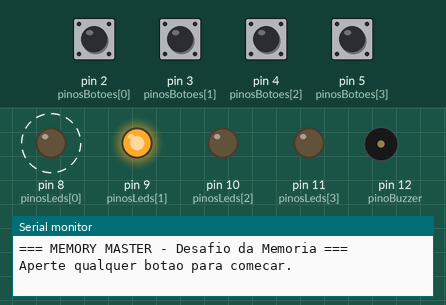
Recording of a sketch running on a simulated Arduino Uno, built with avr-gcc and run on an emulated ATmega328P. Parts: output pins drawn as LEDs (lit = HIGH), buzzer (waves = sounding), the last lines printed to the serial monitor. Dashed ring = blinking. The test bench sets the inputs (shaded band); at power-on: pin 2 (pinosBotoes[0]), pin 3 (pinosBotoes[1]), pin 4 (pinosBotoes[2]), pin 5 (pinosBotoes[3]) HIGH. Random numbers use the default seed unless the sketch sets one.

Above: at 1.26 s.
1.3 s: pin 2 (pinosBotoes[0]) pulled LOW for 0.15 s
At 3.0 s:
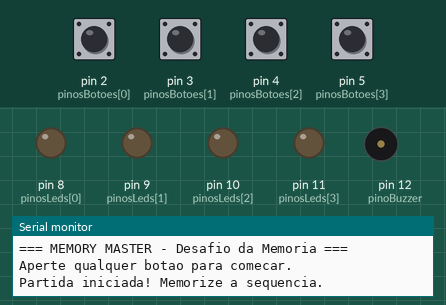
4.3 s: pin 3 (pinosBotoes[1]) pulled LOW for 0.15 s
At 4.6 s:
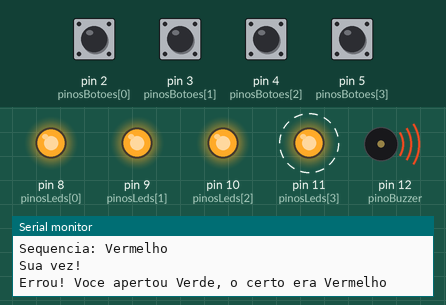
7.3 s: pin 4 (pinosBotoes[2]) pulled LOW for 0.15 s
At 9.6 s:
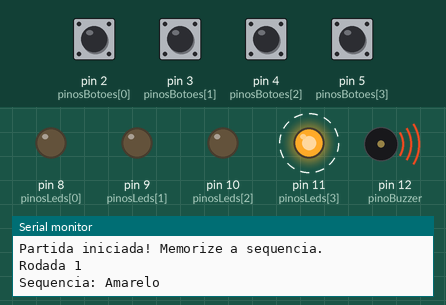
10.4 s: pin 5 (pinosBotoes[3]) pulled LOW for 0.15 s
At 12.5 s:
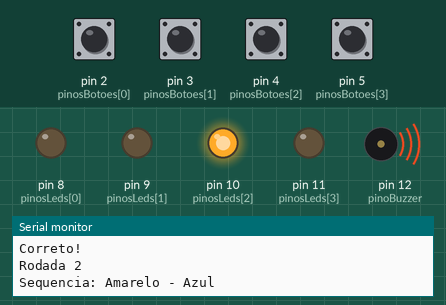
13.4 s: pin 2 (pinosBotoes[0]) pulled LOW for 1 s
At 13.8 s:
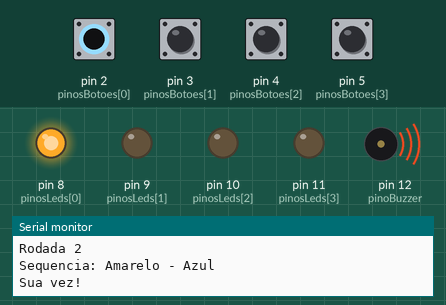
17.3 s: pin 3 (pinosBotoes[1]) pulled LOW for 1 s
At 18.57 s:
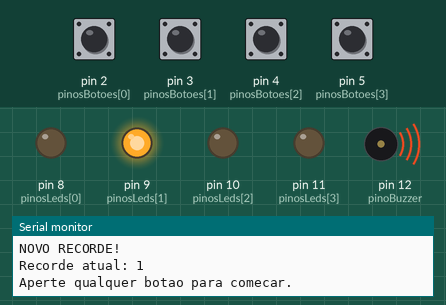
Timing chart, 0 to 22.2 s (numbered marks = the images above; inputs shaded):
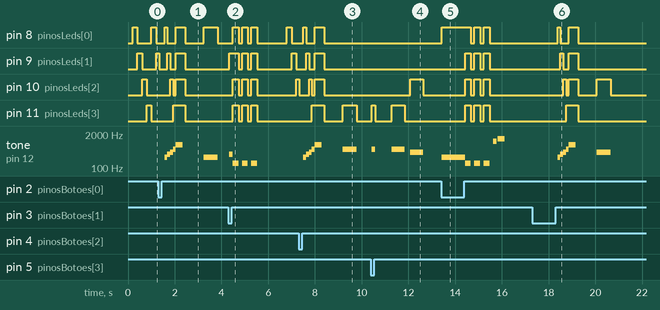

Measured:
- after the input at 1.3 s, tone on pin 12 (pinoBuzzer): plays 262 Hz for 0.12 s, 330 Hz for 0.12 s, 392 Hz for 0.12 s, 523 Hz for 0.12 s, 784 Hz for 0.30 s, 262 Hz for 0.60 s, starting after 0.27 s
- after the input at 4.3 s, pin 8 (pinosLeds[0]): LOW → HIGH after 0.18 s, → LOW 0.25 s later, → HIGH 0.15 s later, → LOW 0.25 s later, … (8 changes in this stretch); pin 9 (pinosLeds[1]): LOW → HIGH at once, → LOW 0.40 s later, → HIGH 0.15 s later, → LOW 0.25 s later, … (8 changes in this stretch)
- after the input at 7.3 s, tone on pin 12 (pinoBuzzer): plays 262 Hz for 0.12 s, 330 Hz for 0.12 s, 392 Hz for 0.12 s, 523 Hz for 0.12 s, 784 Hz for 0.30 s, 523 Hz for 0.60 s, starting after 0.21 s
- after the input at 10.4 s, pin 10 (pinosLeds[2]): LOW → HIGH after 1.7 s, → LOW 0.57 s later; pin 11 (pinosLeds[3]): LOW → HIGH at once, → LOW 0.15 s later, → HIGH 0.70 s later, → LOW 0.57 s later; tone on pin 12 (pinoBuzzer): plays 523 Hz for 0.15 s, 523 Hz for 0.57 s, 392 Hz for 0.57 s, starting at once
- after the input at 13.4 s, pin 8 (pinosLeds[0]): LOW → HIGH at once, then repeats every 0.40 s: LOW 0.15 s, HIGH 0.25 s, until it stays LOW from 15.5 s; pin 9 (pinosLeds[1]): alternates HIGH for 0.25 s and LOW for 0.15 s, 6 changes in all, then stays LOW, starting after 1.0 s
- after the input at 17.3 s, tone on pin 12 (pinoBuzzer): plays 262 Hz for 0.12 s, 330 Hz for 0.12 s, 392 Hz for 0.12 s, 523 Hz for 0.12 s, 784 Hz for 0.30 s, 392 Hz for 0.60 s, starting after 1.1 s

The sketch:

memory-master.ino
```cpp
// =====================================================================
// MEMORY MASTER — Desafio da Memória
// Jogo no estilo "Genius" para Arduino Uno R3
// Tech Arcade — Mostra de Profissões
// =====================================================================
//
// O Arduino mostra uma sequência de luzes e sons. O participante deve
// repetir a sequência apertando os botões na mesma ordem. A cada rodada
// uma nova cor é adicionada ao final e a sequência fica mais rápida.
//
// O mesmo código funciona no Tinkercad e na montagem física.
// =====================================================================

// ---------- Pinos ----------
const int NUM_CORES = 4;

// Índices: 0 = Vermelho, 1 = Verde, 2 = Azul, 3 = Amarelo
const int pinosBotoes[NUM_CORES] = {2, 3, 4, 5};
const int pinosLeds[NUM_CORES]   = {8, 9, 10, 11};
const int pinoBuzzer = 12;

// Frequência (Hz) do som de cada cor
const int tons[NUM_CORES] = {262, 330, 392, 523};  // Dó, Mi, Sol, Dó agudo

const char* nomesCores[NUM_CORES] = {"Vermelho", "Verde", "Azul", "Amarelo"};

// ---------- Configurações do jogo ----------
const int TAMANHO_MAXIMO = 32;            // Rodadas para vencer o jogo
const unsigned long TEMPO_RESPOSTA = 5000; // Tempo máximo para cada toque (ms)

const int TEMPO_ACESO_INICIAL = 600;  // Duração de cada luz na rodada 1 (ms)
const int TEMPO_ACESO_MINIMO  = 180;  // Duração mínima de cada luz (ms)
const int REDUCAO_POR_RODADA  = 35;   // Quanto a luz fica mais curta por rodada (ms)

const int PAUSA_INICIAL = 250;        // Pausa entre luzes na rodada 1 (ms)
const int PAUSA_MINIMA  = 80;         // Pausa mínima entre luzes (ms)

const int TEMPO_DEBOUNCE = 30;        // Filtro de ruído dos botões (ms)

// ---------- Estado do jogo ----------
int sequencia[TAMANHO_MAXIMO];
int rodada = 0;      // Quantidade de cores na sequência atual
int recorde = 0;     // Melhor pontuação desde que o Arduino foi ligado

// ---------- Protótipos das funções ----------
void aguardarInicio();
void jogar();
void mostrarSequencia();
bool lerRespostaJogador();
int esperarBotao(unsigned long limite);
int lerBotaoPressionado();
void esperarSoltar(int botao);
void esperarSoltarTodos();
void acenderCor(int cor, int duracao);
void apagarTodos();
void acenderTodos();
void animacaoInicio();
void fimDeJogo();
void vitoria();

// =====================================================================
void setup() {
  for (int i = 0; i < NUM_CORES; i++) {
    pinMode(pinosBotoes[i], INPUT_PULLUP);
    pinMode(pinosLeds[i], OUTPUT);
    digitalWrite(pinosLeds[i], LOW);
  }
  pinMode(pinoBuzzer, OUTPUT);

  Serial.begin(9600);
  randomSeed(analogRead(A0));  // A0 desconectado gera um valor inicial variável

  Serial.println("=== MEMORY MASTER - Desafio da Memoria ===");
}

// =====================================================================
void loop() {
  aguardarInicio();
  jogar();
}

// ---------------------------------------------------------------------
// Fica em modo de espera (luzes girando) até alguém apertar um botão.
// ---------------------------------------------------------------------
void aguardarInicio() {
  Serial.println();
  Serial.println("Aperte qualquer botao para comecar.");

  int led = 0;
  unsigned long ultimaTroca = 0;

  while (lerBotaoPressionado() == -1) {
    if (millis() - ultimaTroca >= 200) {
      apagarTodos();
      digitalWrite(pinosLeds[led], HIGH);
      led = (led + 1) % NUM_CORES;
      ultimaTroca = millis();
    }
  }

  apagarTodos();
  esperarSoltarTodos();
  animacaoInicio();
}

// ---------------------------------------------------------------------
// Uma partida completa: repete rodadas até o jogador errar ou vencer.
// ---------------------------------------------------------------------
void jogar() {
  rodada = 0;
  Serial.println("Partida iniciada! Memorize a sequencia.");
  delay(800);

  while (true) {
    // Adiciona uma nova cor ao final da sequência
    sequencia[rodada] = random(0, NUM_CORES);
    rodada++;

    Serial.print("\nRodada ");
    Serial.println(rodada);

    mostrarSequencia();

    if (!lerRespostaJogador()) {
      fimDeJogo();
      return;
    }

    if (rodada >= TAMANHO_MAXIMO) {
      vitoria();
      return;
    }

    Serial.println("Correto!");
    delay(700);  // Pequena pausa antes da próxima rodada
  }
}

// ---------------------------------------------------------------------
// Mostra a sequência. A velocidade aumenta a cada rodada.
// ---------------------------------------------------------------------
void mostrarSequencia() {
  int tempoAceso = TEMPO_ACESO_INICIAL - (rodada - 1) * REDUCAO_POR_RODADA;
  if (tempoAceso < TEMPO_ACESO_MINIMO) tempoAceso = TEMPO_ACESO_MINIMO;

  int pausa = PAUSA_INICIAL - (rodada - 1) * 15;
  if (pausa < PAUSA_MINIMA) pausa = PAUSA_MINIMA;

  Serial.print("Sequencia: ");
  for (int i = 0; i < rodada; i++) {
    Serial.print(nomesCores[sequencia[i]]);
    if (i < rodada - 1) Serial.print(" - ");

    acenderCor(sequencia[i], tempoAceso);
    delay(pausa);
  }
  Serial.println();
  Serial.println("Sua vez!");
}

// ---------------------------------------------------------------------
// Lê a resposta do jogador. Retorna true se acertou a sequência inteira.
// ---------------------------------------------------------------------
bool lerRespostaJogador() {
  for (int i = 0; i < rodada; i++) {
    int botao = esperarBotao(TEMPO_RESPOSTA);

    if (botao == -1) {
      Serial.println("Tempo esgotado!");
      return false;
    }

    // Acende a cor enquanto o botão estiver pressionado
    digitalWrite(pinosLeds[botao], HIGH);
    tone(pinoBuzzer, tons[botao]);
    esperarSoltar(botao);
    digitalWrite(pinosLeds[botao], LOW);
    noTone(pinoBuzzer);

    if (botao != sequencia[i]) {
      Serial.print("Errou! Voce apertou ");
      Serial.print(nomesCores[botao]);
      Serial.print(", o certo era ");
      Serial.println(nomesCores[sequencia[i]]);
      return false;
    }
  }
  return true;
}

// ---------------------------------------------------------------------
// Espera um botão por até "limite" ms. Retorna o índice ou -1 (tempo esgotado).
// ---------------------------------------------------------------------
int esperarBotao(unsigned long limite) {
  unsigned long inicio = millis();
  while (millis() - inicio < limite) {
    int botao = lerBotaoPressionado();
    if (botao != -1) return botao;
  }
  return -1;
}

// ---------------------------------------------------------------------
// Retorna o índice do botão pressionado (com debounce) ou -1 se nenhum.
// Com INPUT_PULLUP, o botão pressionado lê LOW.
// ---------------------------------------------------------------------
int lerBotaoPressionado() {
  for (int i = 0; i < NUM_CORES; i++) {
    if (digitalRead(pinosBotoes[i]) == LOW) {
      delay(TEMPO_DEBOUNCE);
      if (digitalRead(pinosBotoes[i]) == LOW) return i;
    }
  }
  return -1;
}

void esperarSoltar(int botao) {
  while (digitalRead(pinosBotoes[botao]) == LOW) { }
  delay(TEMPO_DEBOUNCE);
}

void esperarSoltarTodos() {
  for (int i = 0; i < NUM_CORES; i++) esperarSoltar(i);
}

// ---------------------------------------------------------------------
// Saídas: LEDs e buzzer
// ---------------------------------------------------------------------
void acenderCor(int cor, int duracao) {
  digitalWrite(pinosLeds[cor], HIGH);
  tone(pinoBuzzer, tons[cor]);
  delay(duracao);
  digitalWrite(pinosLeds[cor], LOW);
  noTone(pinoBuzzer);
}

void apagarTodos() {
  for (int i = 0; i < NUM_CORES; i++) digitalWrite(pinosLeds[i], LOW);
}

void acenderTodos() {
  for (int i = 0; i < NUM_CORES; i++) digitalWrite(pinosLeds[i], HIGH);
}

void animacaoInicio() {
  for (int i = 0; i < NUM_CORES; i++) acenderCor(i, 120);
  acenderTodos();
  tone(pinoBuzzer, 784, 300);
  delay(400);
  apagarTodos();
}

// ---------------------------------------------------------------------
// Fim de jogo: som de erro, pontuação e recorde
// ---------------------------------------------------------------------
void fimDeJogo() {
  int pontos = rodada - 1;  // Rodadas completadas com sucesso

  // Pisca todos os LEDs com som grave de erro
  for (int i = 0; i < 3; i++) {
    acenderTodos();
    tone(pinoBuzzer, 150);
    delay(250);
    apagarTodos();
    noTone(pinoBuzzer);
    delay(150);
  }

  Serial.println("\n=== FIM DE JOGO ===");
  Serial.print("Pontuacao: ");
  Serial.print(pontos);
  Serial.println(pontos == 1 ? " rodada" : " rodadas");

  if (pontos > recorde) {
    recorde = pontos;
    Serial.println("NOVO RECORDE!");
    tone(pinoBuzzer, 1047, 150);
    delay(200);
    tone(pinoBuzzer, 1319, 300);
    delay(350);
  }

  Serial.print("Recorde atual: ");
  Serial.println(recorde);

  esperarSoltarTodos();
  delay(1000);
}

void vitoria() {
  Serial.println("\n=== PARABENS! VOCE COMPLETOU TODAS AS RODADAS! ===");
  recorde = TAMANHO_MAXIMO;

  for (int volta = 0; volta < 3; volta++) {
    for (int i = 0; i < NUM_CORES; i++) acenderCor(i, 80);
  }
  acenderTodos();
  tone(pinoBuzzer, 1047, 600);
  delay(700);
  apagarTodos();

  Serial.print("Recorde atual: ");
  Serial.println(recorde);
  delay(1000);
}
```
